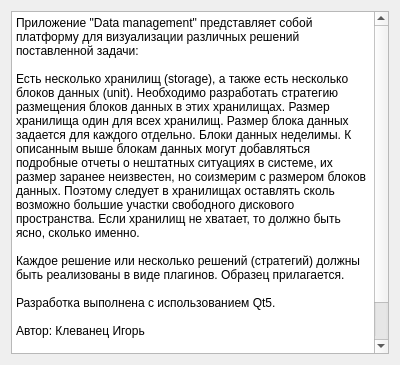
<?xml version="1.0" encoding="UTF-8"?>
<ui version="4.0">
 <class>About</class>
 <widget class="QDialog" name="About">
  <property name="windowModality">
   <enum>Qt::WindowModal</enum>
  </property>
  <property name="geometry">
   <rect>
    <x>0</x>
    <y>0</y>
    <width>400</width>
    <height>365</height>
   </rect>
  </property>
  <property name="windowTitle">
   <string>О программе</string>
  </property>
  <layout class="QVBoxLayout" name="verticalLayout">
   <item>
    <widget class="QPlainTextEdit" name="plainTextEdit">
     <property name="readOnly">
      <bool>true</bool>
     </property>
     <property name="plainText">
      <string>Приложение &quot;Data management&quot; представляет собой платформу для визуализации различных решений поставленной задачи:

Есть несколько хранилищ (storage), а также есть несколько блоков данных (unit). Необходимо разработать стратегию размещения блоков данных в этих хранилищах. Размер хранилища один для всех хранилищ. Размер блока данных задается для каждого отдельно. Блоки данных неделимы. К описанным выше блокам данных могут добавляться подробные отчеты о нештатных ситуациях в системе, их размер заранее неизвестен, но соизмерим с размером блоков данных. Поэтому следует в хранилищах оставлять сколь возможно большие участки свободного дискового пространства. Если хранилищ не хватает, то должно быть ясно, сколько именно.

Каждое решение или несколько решений (стратегий) должны быть реализованы в виде плагинов. Образец прилагается.

Разработка выполнена с использованием Qt5.

Автор: Клеванец Игорь

e-mail: cerevra@gmail.com
</string>
     </property>
    </widget>
   </item>
  </layout>
 </widget>
 <resources/>
 <connections/>
</ui>
